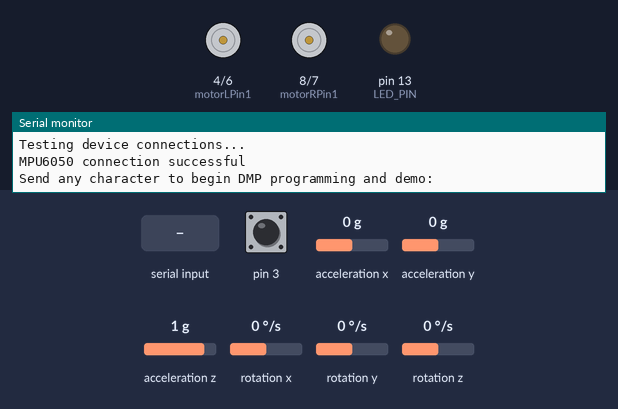
Recording of a sketch running on a simulated Arduino Leonardo, built with avr-gcc and run on an emulated ATmega32U4. Parts: motor-driver pin pairs drawn as motors (green arrow = first pin HIGH = forward, orange = second pin HIGH = backward, longer = more drive, scaled by the enable pin), output pins drawn as LEDs (lit = HIGH), the last lines printed to the serial monitor. Dashed ring = blinking. The inputs (shaded band) are chosen by the test bench; at power-on: acceleration x 0 g, rotation z 0 °/s, pin 3 HIGH, acceleration y 0 g, acceleration z 1 g, rotation x 0 °/s, rotation y 0 °/s. The sensor or clock chip raises its interrupt line as the real part does.

Above: at 0.8 s.
0.9 s: "1\n" received over Serial
At 2.21 s:
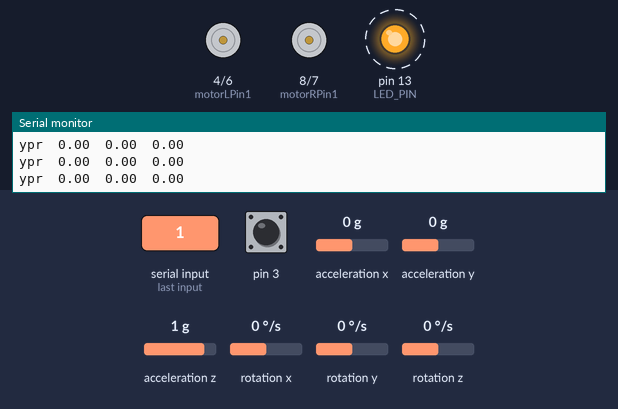
3.9 s: acceleration x set to 0.8 g
At 4.55 s:
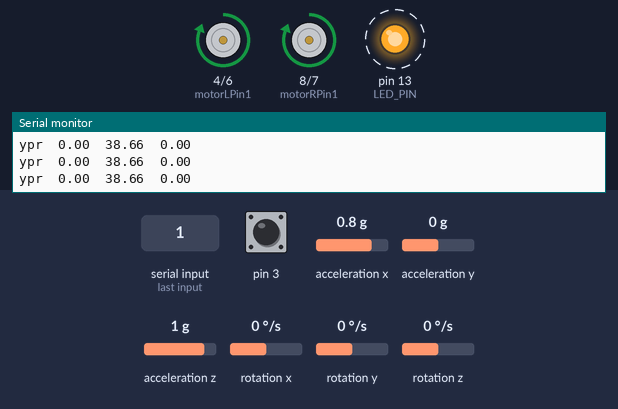
6.9 s: acceleration x set to -1.4 g
At 7.58 s:
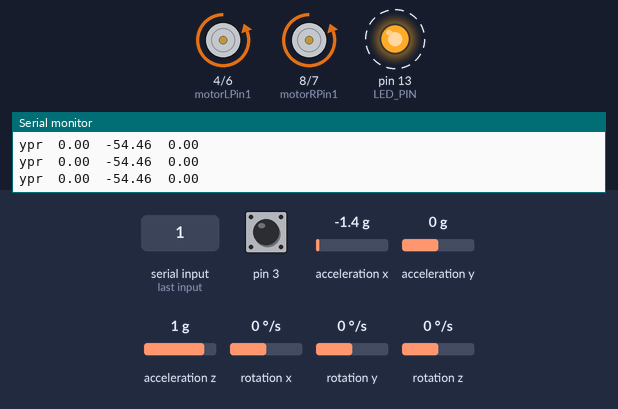
9.9 s: rotation z set to -100 °/s
12.9 s: acceleration x set to 0 g
At 13.49 s:
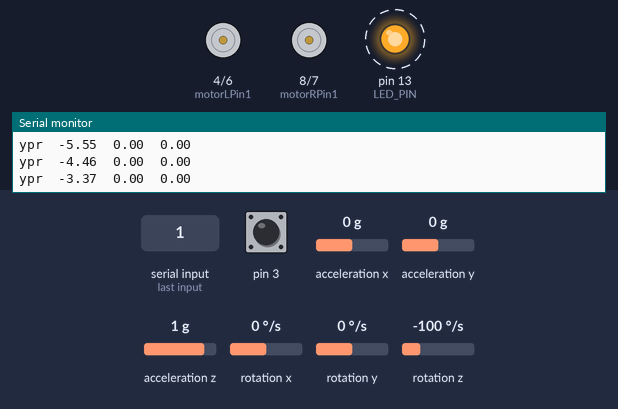
15.9 s: acceleration x set to -0.8 g
At 17.18 s:
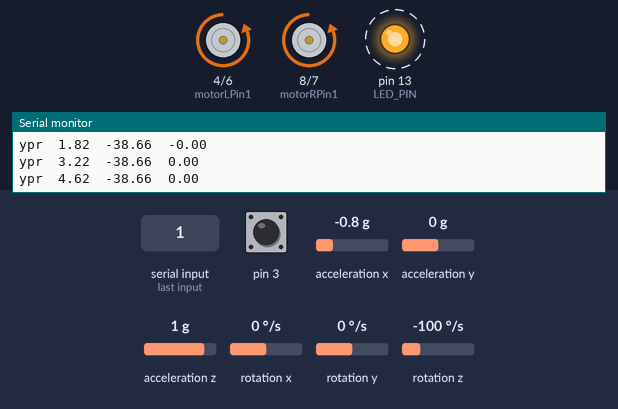
Timing chart, 0 to 19.9 s (numbered marks = the images above; inputs shaded):
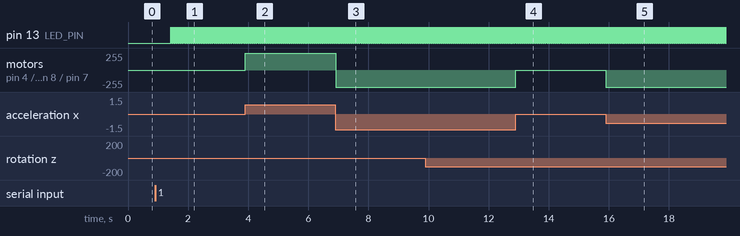

Measured:
- after the input at 0.9 s, pin 13 (LED_PIN): alternates HIGH for 0.01 s and LOW for 0.01 s, starting after 0.52 s
- after the input at 3.9 s, motor on pin 4 (motorLPin1) / pin 6 (motorLPin2), motor on pin 8 (motorRPin1) / pin 7 (motorRPin2): stopped → forward 255/255 at once
- after the input at 6.9 s, motor on pin 4 (motorLPin1) / pin 6 (motorLPin2), motor on pin 8 (motorRPin1) / pin 7 (motorRPin2): forward 255/255 → backward 255/255 at once
- after the input at 12.9 s, motor on pin 4 (motorLPin1) / pin 6 (motorLPin2), motor on pin 8 (motorRPin1) / pin 7 (motorRPin2): backward 255/255 → stopped at once
- after the input at 15.9 s, motor on pin 4 (motorLPin1) / pin 6 (motorLPin2), motor on pin 8 (motorRPin1) / pin 7 (motorRPin2): stopped → backward 255/255 at once

The sketch:

BalanceBot.ino
```cpp
/*  Arduino Self Balancing Robot
 *  42Bots.com
 *  ----------------------------
*/

// I2C device class (I2Cdev) demonstration Arduino sketch for MPU6050 class using DMP (MotionApps v2.0)
// 6/21/2012 by Jeff Rowberg <jeff@rowberg.net>
// Updates should (hopefully) always be available at https://github.com/jrowberg/i2cdevlib
//
// Changelog:
//      2013-05-08 - added seamless Fastwire support
//                 - added note about gyro calibration
//      2012-06-21 - added note about Arduino 1.0.1 + Leonardo compatibility error
//      2012-06-20 - improved FIFO overflow handling and simplified read process
//      2012-06-19 - completely rearranged DMP initialization code and simplification
//      2012-06-13 - pull gyro and accel data from FIFO packet instead of reading directly
//      2012-06-09 - fix broken FIFO read sequence and change interrupt detection to RISING
//      2012-06-05 - add gravity-compensated initial reference frame acceleration output
//                 - add 3D math helper file to DMP6 example sketch
//                 - add Euler output and Yaw/Pitch/Roll output formats
//      2012-06-04 - remove accel offset clearing for better results (thanks Sungon Lee)
//      2012-06-01 - fixed gyro sensitivity to be 2000 deg/sec instead of 250
//      2012-05-30 - basic DMP initialization working

/* ============================================
I2Cdev device library code is placed under the MIT license
Copyright (c) 2012 Jeff Rowberg

Permission is hereby granted, free of charge, to any person obtaining a copy
of this software and associated documentation files (the "Software"), to deal
in the Software without restriction, including without limitation the rights
to use, copy, modify, merge, publish, distribute, sublicense, and/or sell
copies of the Software, and to permit persons to whom the Software is
furnished to do so, subject to the following conditions:

The above copyright notice and this permission notice shall be included in
all copies or substantial portions of the Software.

THE SOFTWARE IS PROVIDED "AS IS", WITHOUT WARRANTY OF ANY KIND, EXPRESS OR
IMPLIED, INCLUDING BUT NOT LIMITED TO THE WARRANTIES OF MERCHANTABILITY,
FITNESS FOR A PARTICULAR PURPOSE AND NONINFRINGEMENT. IN NO EVENT SHALL THE
AUTHORS OR COPYRIGHT HOLDERS BE LIABLE FOR ANY CLAIM, DAMAGES OR OTHER
LIABILITY, WHETHER IN AN ACTION OF CONTRACT, TORT OR OTHERWISE, ARISING FROM,
OUT OF OR IN CONNECTION WITH THE SOFTWARE OR THE USE OR OTHER DEALINGS IN
THE SOFTWARE.
===============================================
*/

// I2Cdev and MPU6050 must be installed as libraries, or else the .cpp/.h files
// for both classes must be in the include path of your project
#include "I2Cdev.h"

#include "MPU6050_6Axis_MotionApps20.h"
//#include "MPU6050.h" // not necessary if using MotionApps include file

// Arduino Wire library is required if I2Cdev I2CDEV_ARDUINO_WIRE implementation
// is used in I2Cdev.h
#if I2CDEV_IMPLEMENTATION == I2CDEV_ARDUINO_WIRE
    #include "Wire.h"
#endif

// class default I2C address is 0x68
// specific I2C addresses may be passed as a parameter here
// AD0 low = 0x68 (default for SparkFun breakout and InvenSense evaluation board)
// AD0 high = 0x69
MPU6050 mpu;
//MPU6050 mpu(0x69); // <-- use for AD0 high

/* =========================================================================
   NOTE: In addition to connection 3.3v, GND, SDA, and SCL, this sketch
   depends on the MPU-6050's INT pin being connected to the Arduino's
   external interrupt #0 pin. On the Arduino Uno and Mega 2560, this is
   digital I/O pin 2.
 * ========================================================================= */

/* =========================================================================
   NOTE: Arduino v1.0.1 with the Leonardo board generates a compile error
   when using Serial.write(buf, len). The Teapot output uses this method.
   The solution requires a modification to the Arduino USBAPI.h file, which
   is fortunately simple, but annoying. This will be fixed in the next IDE
   release. For more info, see these links:

   http://arduino.cc/forum/index.php/topic,109987.0.html
   http://code.google.com/p/arduino/issues/detail?id=958
 * ========================================================================= */

// uncomment "OUTPUT_READABLE_QUATERNION" if you want to see the actual
// quaternion components in a [w, x, y, z] format (not best for parsing
// on a remote host such as Processing or something though)
//#define OUTPUT_READABLE_QUATERNION

// uncomment "OUTPUT_READABLE_EULER" if you want to see Euler angles
// (in degrees) calculated from the quaternions coming from the FIFO.
// Note that Euler angles suffer from gimbal lock (for more info, see
// http://en.wikipedia.org/wiki/Gimbal_lock)
//#define OUTPUT_READABLE_EULER

// uncomment "OUTPUT_READABLE_YAWPITCHROLL" if you want to see the yaw/
// pitch/roll angles (in degrees) calculated from the quaternions coming
// from the FIFO. Note this also requires gravity vector calculations.
// Also note that yaw/pitch/roll angles suffer from gimbal lock (for
// more info, see: http://en.wikipedia.org/wiki/Gimbal_lock)
#define OUTPUT_READABLE_YAWPITCHROLL

// uncomment "OUTPUT_READABLE_REALACCEL" if you want to see acceleration
// components with gravity removed. This acceleration reference frame is
// not compensated for orientation, so +X is always +X according to the
// sensor, just without the effects of gravity. If you want acceleration
// compensated for orientation, us OUTPUT_READABLE_WORLDACCEL instead.
//#define OUTPUT_READABLE_REALACCEL

// uncomment "OUTPUT_READABLE_WORLDACCEL" if you want to see acceleration
// components with gravity removed and adjusted for the world frame of
// reference (yaw is relative to initial orientation, since no magnetometer
// is present in this case). Could be quite handy in some cases.
//#define OUTPUT_READABLE_WORLDACCEL

// uncomment "OUTPUT_TEAPOT" if you want output that matches the
// format used for the InvenSense teapot demo
//#define OUTPUT_TEAPOT

//#define OUTPUT_CUSTOM

#define LED_PIN 13 // (Arduino is 13, Teensy is 11, Teensy++ is 6)
bool blinkState = false;

// MPU control/status vars
bool dmpReady = false;  // set true if DMP init was successful
uint8_t mpuIntStatus;   // holds actual interrupt status byte from MPU
uint8_t devStatus;      // return status after each device operation (0 = success, !0 = error)
uint16_t packetSize;    // expected DMP packet size (default is 42 bytes)
uint16_t fifoCount;     // count of all bytes currently in FIFO
uint8_t fifoBuffer[64]; // FIFO storage buffer

// orientation/motion vars
Quaternion q;           // [w, x, y, z]         quaternion container
VectorInt16 aa;         // [x, y, z]            accel sensor measurements
VectorInt16 aaReal;     // [x, y, z]            gravity-free accel sensor measurements
VectorInt16 aaWorld;    // [x, y, z]            world-frame accel sensor measurements
VectorFloat gravity;    // [x, y, z]            gravity vector
float euler[3];         // [psi, theta, phi]    Euler angle container
float ypr[3];           // [yaw, pitch, roll]   yaw/pitch/roll container and gravity vector

// packet structure for InvenSense teapot demo
uint8_t teapotPacket[14] = { '$', 0x02, 0,0, 0,0, 0,0, 0,0, 0x00, 0x00, '\r', '\n' };


// ================================================================
// ===               INTERRUPT DETECTION ROUTINE                ===
// ================================================================

volatile bool mpuInterrupt = false;     // indicates whether MPU interrupt pin has gone high
void dmpDataReady() {
    mpuInterrupt = true;
}

// ================================================================
// ===                      INITIAL SETUP                       ===
// ================================================================

/* Define motor controll inputs */
const int motorRPin1 = 8; // signal pin 1 for the right motor, connect to IN1
const int motorRPin2 = 7;  // signal pin 2 for the right motor, connect to IN2
const int motorREnable = 5; // enable pin for the right motor (needs to be PWM enabled)

const int motorLPin1 = 4; // signal pin 1 for the left motor, connect to IN3
const int motorLPin2 = 6; // signal pin 2 for the left motor, connect to IN4
const int motorLEnable = 10; // enable pin for the left motor (needs to be PWM enabled)

// Coefficients to balance motors
const int motorLPower = 100;
const int motorRPower = 100;

// minimum and maximum PWM values for motors
const int motorMin = 60; // minum PWM value where motor has sufficient torque
const int motorMax = 255;

void setup() {

    /* Set up motor controll pins as output */
    pinMode(motorLPin1,OUTPUT);
    pinMode(motorLPin2,OUTPUT);
    pinMode(motorLEnable,OUTPUT);

    pinMode(motorRPin1,OUTPUT);
    pinMode(motorRPin2,OUTPUT);
    pinMode(motorREnable,OUTPUT);

    // join I2C bus (I2Cdev library doesn't do this automatically)
    #if I2CDEV_IMPLEMENTATION == I2CDEV_ARDUINO_WIRE
        Wire.begin();
        TWBR = 24; // 400kHz I2C clock (200kHz if CPU is 8MHz)
    #elif I2CDEV_IMPLEMENTATION == I2CDEV_BUILTIN_FASTWIRE
        Fastwire::setup(400, true);
    #endif

    // initialize serial communication
    // (115200 chosen because it is required for Teapot Demo output, but it's
    // really up to you depending on your project)
    Serial.begin(115200);
    while (!Serial); // wait for Leonardo enumeration, others continue immediately

    // NOTE: 8MHz or slower host processors, like the Teensy @ 3.3v or Ardunio
    // Pro Mini running at 3.3v, cannot handle this baud rate reliably due to
    // the baud timing being too misaligned with processor ticks. You must use
    // 38400 or slower in these cases, or use some kind of external separate
    // crystal solution for the UART timer.

    // initialize device
    Serial.println(F("Initializing I2C devices..."));
    mpu.initialize();

    // verify connection
    Serial.println(F("Testing device connections..."));
    Serial.println(mpu.testConnection() ? F("MPU6050 connection successful") : F("MPU6050 connection failed"));

    // wait for ready
    Serial.println(F("\nSend any character to begin DMP programming and demo: "));
    while (Serial.available() && Serial.read()); // empty buffer
    while (!Serial.available());                 // wait for data
    while (Serial.available() && Serial.read()); // empty buffer again

    // load and configure the DMP
    Serial.println(F("Initializing DMP..."));
    devStatus = mpu.dmpInitialize();

    // supply your own gyro offsets here, scaled for min sensitivity
    mpu.setXAccelOffset(-1769);
    mpu.setYAccelOffset(-150);
    mpu.setZAccelOffset(1845);
    mpu.setXGyroOffset(-20);
    mpu.setYGyroOffset(3);
    mpu.setZGyroOffset(-24);

    // make sure it worked (returns 0 if so)
    if (devStatus == 0) {
        // turn on the DMP, now that it's ready
        Serial.println(F("Enabling DMP..."));
        mpu.setDMPEnabled(true);

        // enable Arduino interrupt detection
        Serial.println(F("Enabling interrupt detection (Arduino external interrupt 0)..."));
        attachInterrupt(0, dmpDataReady, RISING);
        mpuIntStatus = mpu.getIntStatus();

        // set our DMP Ready flag so the main loop() function knows it's okay to use it
        Serial.println(F("DMP ready! Waiting for first interrupt..."));
        dmpReady = true;

        // get expected DMP packet size for later comparison
        packetSize = mpu.dmpGetFIFOPacketSize();
    } else {
        // ERROR!
        // 1 = initial memory load failed
        // 2 = DMP configuration updates failed
        // (if it's going to break, usually the code will be 1)
        Serial.print(F("DMP Initialization failed (code "));
        Serial.print(devStatus);
        Serial.println(F(")"));
    }

    // configure LED for output
    pinMode(LED_PIN, OUTPUT);
}

// ================================================================
// ===                    MAIN PROGRAM LOOP                     ===
// ================================================================

void loop() {
  // if programming failed, don't try to do anything
    if (!dmpReady) return;

    // wait for MPU interrupt or extra packet(s) available
    while (!mpuInterrupt && fifoCount < packetSize) {
        // other program behavior stuff here
        // .
        // .
        // .
        // if you are really paranoid you can frequently test in between other
        // stuff to see if mpuInterrupt is true, and if so, "break;" from the
        // while() loop to immediately process the MPU data
        // .
        // .
        // .
    }

    // reset interrupt flag and get INT_STATUS byte
    mpuInterrupt = false;
    mpuIntStatus = mpu.getIntStatus();

    // get current FIFO count
    fifoCount = mpu.getFIFOCount();

    // check for overflow (this should never happen unless our code is too inefficient)
    if ((mpuIntStatus & 0x10) || fifoCount == 1024) {
        // reset so we can continue cleanly
        mpu.resetFIFO();
        Serial.println(F("FIFO overflow!"));

    // otherwise, check for DMP data ready interrupt (this should happen frequently)
    } else if (mpuIntStatus & 0x02) {
        // wait for correct available data length, should be a VERY short wait
        while (fifoCount < packetSize) fifoCount = mpu.getFIFOCount();

        // read a packet from FIFO
        mpu.getFIFOBytes(fifoBuffer, packetSize);

        // track FIFO count here in case there is > 1 packet available
        // (this lets us immediately read more without waiting for an interrupt)
        fifoCount -= packetSize;

        #ifdef OUTPUT_READABLE_QUATERNION
            // display quaternion values in easy matrix form: w x y z
            mpu.dmpGetQuaternion(&q, fifoBuffer);
            Serial.print("quat\t");
            Serial.print(q.w);
            Serial.print("\t");
            Serial.print(q.x);
            Serial.print("\t");
            Serial.print(q.y);
            Serial.print("\t");
            Serial.println(q.z);
        #endif

        #ifdef OUTPUT_READABLE_EULER
            // display Euler angles in degrees
            mpu.dmpGetQuaternion(&q, fifoBuffer);
            mpu.dmpGetEuler(euler, &q);
            Serial.print("euler\t");
            Serial.print(euler[0] * 180/M_PI);
            Serial.print("\t");
            Serial.print(euler[1] * 180/M_PI);
            Serial.print("\t");
            Serial.println(euler[2] * 180/M_PI);
        #endif

        #ifdef OUTPUT_READABLE_YAWPITCHROLL
            // display Euler angles in degrees
            mpu.dmpGetQuaternion(&q, fifoBuffer);
            mpu.dmpGetGravity(&gravity, &q);
            mpu.dmpGetYawPitchRoll(ypr, &q, &gravity);
            Serial.print("ypr\t");
            Serial.print(ypr[0] * 180/M_PI);
            Serial.print("\t");
            Serial.print(ypr[1] * 180/M_PI);
            Serial.print("\t");
            Serial.println(ypr[2] * 180/M_PI);
            int correction = -(int)(ypr[1] * 180/M_PI * 75);
            Drive(correction,correction);
        #endif

        #ifdef OUTPUT_READABLE_REALACCEL
            // display real acceleration, adjusted to remove gravity
            mpu.dmpGetQuaternion(&q, fifoBuffer);
            mpu.dmpGetAccel(&aa, fifoBuffer);
            mpu.dmpGetGravity(&gravity, &q);
            mpu.dmpGetLinearAccel(&aaReal, &aa, &gravity);
            Serial.print("areal\t");
            Serial.print(aaReal.x);
            Serial.print("\t");
            Serial.print(aaReal.y);
            Serial.print("\t");
            Serial.println(aaReal.z);
        #endif

        #ifdef OUTPUT_READABLE_WORLDACCEL
            // display initial world-frame acceleration, adjusted to remove gravity
            // and rotated based on known orientation from quaternion
            mpu.dmpGetQuaternion(&q, fifoBuffer);
            mpu.dmpGetAccel(&aa, fifoBuffer);
            mpu.dmpGetGravity(&gravity, &q);
            mpu.dmpGetLinearAccel(&aaReal, &aa, &gravity);
            mpu.dmpGetLinearAccelInWorld(&aaWorld, &aaReal, &q);
            Serial.print("aworld\t");
            Serial.print(aaWorld.x);
            Serial.print("\t");
            Serial.print(aaWorld.y);
            Serial.print("\t");
            Serial.println(aaWorld.z);
        #endif

        #ifdef OUTPUT_TEAPOT
            // display quaternion values in InvenSense Teapot demo format:
            teapotPacket[2] = fifoBuffer[0];
            teapotPacket[3] = fifoBuffer[1];
            teapotPacket[4] = fifoBuffer[4];
            teapotPacket[5] = fifoBuffer[5];
            teapotPacket[6] = fifoBuffer[8];
            teapotPacket[7] = fifoBuffer[9];
            teapotPacket[8] = fifoBuffer[12];
            teapotPacket[9] = fifoBuffer[13];
            Serial.write(teapotPacket, 14);
            teapotPacket[11]++; // packetCount, loops at 0xFF on purpose
        #endif

        #ifdef OUTPUT_CUSTOM
            // display Euler angles in degrees
            mpu.dmpGetQuaternion(&q, fifoBuffer);
            mpu.dmpGetGravity(&gravity, &q);
            mpu.dmpGetYawPitchRoll(ypr, &q, &gravity);
            Serial.println(ypr[1]);
        #endif

        // blink LED to indicate activity
        blinkState = !blinkState;
        digitalWrite(LED_PIN, blinkState);
    }
}

void Drive(int motorRSpeed, int motorLSpeed) {
  if (motorRSpeed > motorMax) {motorRSpeed = motorMax;}
  else if (motorRSpeed < -motorMax) {motorRSpeed = -motorMax;}

  if (motorLSpeed > motorMax) {motorLSpeed = motorMax;}
  else if (motorLSpeed < -motorMax) {motorLSpeed = -motorMax;}

  if (motorRSpeed >= motorMin) { // right motor forward (using PWM)
     analogWrite(motorREnable, motorRSpeed);
     digitalWrite(motorRPin1, LOW);
     digitalWrite(motorRPin2, HIGH);
  }

  else if (motorRSpeed <= -motorMin) {// right motor reverse (using PWM)
     analogWrite(motorREnable, abs(motorRSpeed));
     digitalWrite(motorRPin1, HIGH);
     digitalWrite(motorRPin2, LOW);
  }

  else if (motorRSpeed == 0) { // right motor fast stop
     digitalWrite(motorREnable, HIGH);
     digitalWrite(motorRPin1, LOW);
     digitalWrite(motorRPin2, LOW);
  }

  if (motorLSpeed >= motorMin) { // left motor forward (using PWM)
     analogWrite(motorLEnable, motorLSpeed);
     digitalWrite(motorLPin1, LOW);
     digitalWrite(motorLPin2, HIGH);
  }

  else if (motorLSpeed <= -motorMin) { // left motor reverse (using PWM)
     analogWrite(motorLEnable, abs(motorLSpeed));
     digitalWrite(motorLPin1, HIGH);
     digitalWrite(motorLPin2, LOW);
  }

    else if (motorLSpeed == 0) { // left motor fast stop
     digitalWrite(motorLEnable, HIGH);
     digitalWrite(motorLPin1, LOW);
     digitalWrite(motorLPin2, LOW);
  }
}
```
